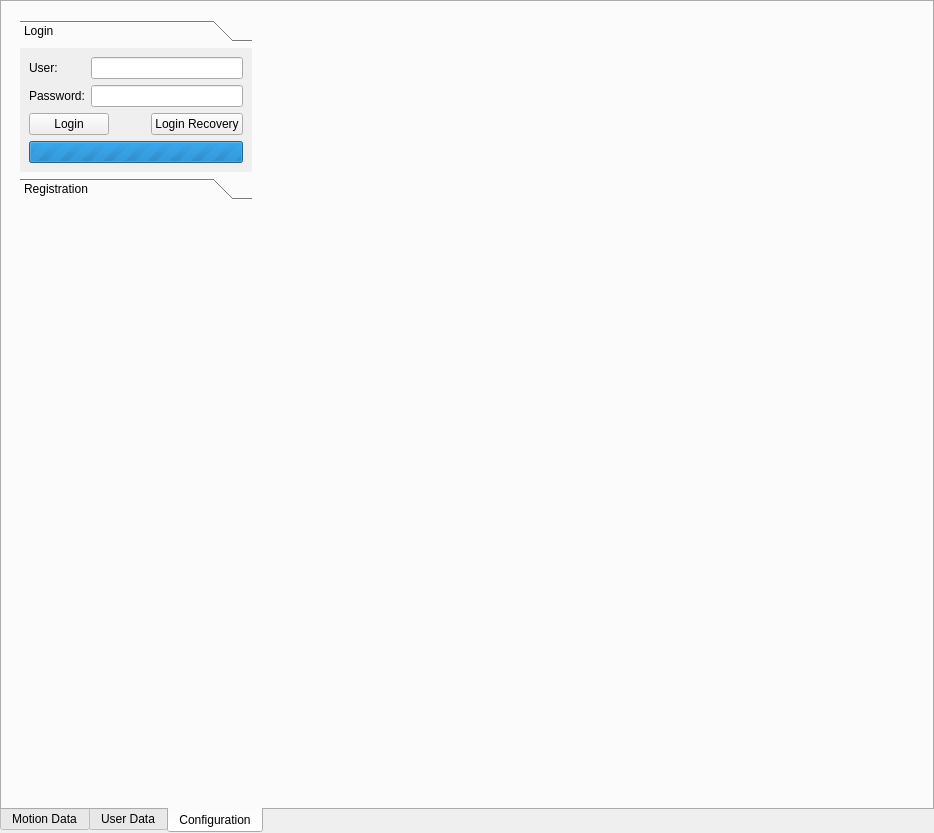
<?xml version="1.0" encoding="UTF-8"?>
<ui version="4.0">
 <class>DataSourceWidget</class>
 <widget class="QTabWidget" name="DataSourceWidget">
  <property name="geometry">
   <rect>
    <x>0</x>
    <y>0</y>
    <width>934</width>
    <height>833</height>
   </rect>
  </property>
  <property name="windowTitle">
   <string>TabWidget</string>
  </property>
  <property name="tabPosition">
   <enum>QTabWidget::South</enum>
  </property>
  <property name="currentIndex">
   <number>2</number>
  </property>
  <widget class="QWidget" name="motionDataTab">
   <attribute name="icon">
    <iconset resource="../../../core/ui/CoreIcons.qrc">
     <normaloff>:/resources/icons/zdalne.png</normaloff>:/resources/icons/zdalne.png</iconset>
   </attribute>
   <attribute name="title">
    <string>Motion Data</string>
   </attribute>
   <layout class="QHBoxLayout" name="horizontalLayout_3">
    <item>
     <widget class="QWidget" name="dataViewWidget" native="true">
      <property name="sizePolicy">
       <sizepolicy hsizetype="Fixed" vsizetype="Preferred">
        <horstretch>0</horstretch>
        <verstretch>0</verstretch>
       </sizepolicy>
      </property>
      <property name="minimumSize">
       <size>
        <width>300</width>
        <height>0</height>
       </size>
      </property>
      <property name="maximumSize">
       <size>
        <width>300</width>
        <height>16777215</height>
       </size>
      </property>
      <layout class="QVBoxLayout" name="verticalLayout_6">
       <item>
        <layout class="QHBoxLayout" name="horizontalLayout_5">
         <property name="sizeConstraint">
          <enum>QLayout::SetFixedSize</enum>
         </property>
         <item>
          <layout class="QFormLayout" name="formLayout_3">
           <item row="0" column="0">
            <widget class="QLabel" name="perspectiveLabel">
             <property name="text">
              <string>Perspective:</string>
             </property>
            </widget>
           </item>
           <item row="0" column="1">
            <widget class="QComboBox" name="perspectiveComboBox"/>
           </item>
           <item row="1" column="0">
            <widget class="QLabel" name="filterLabel">
             <property name="text">
              <string>Filter:</string>
             </property>
            </widget>
           </item>
           <item row="1" column="1">
            <widget class="QComboBox" name="filterComboBox">
             <item>
              <property name="text">
               <string>No filter</string>
              </property>
             </item>
            </widget>
           </item>
          </layout>
         </item>
        </layout>
       </item>
      </layout>
     </widget>
    </item>
    <item>
     <widget class="QWidget" name="patientCardPlaceholerWidget" native="true"/>
    </item>
    <item>
     <spacer name="horizontalSpacer_2">
      <property name="orientation">
       <enum>Qt::Horizontal</enum>
      </property>
      <property name="sizeHint" stdset="0">
       <size>
        <width>40</width>
        <height>20</height>
       </size>
      </property>
     </spacer>
    </item>
   </layout>
  </widget>
  <widget class="QWidget" name="userDataTab">
   <attribute name="icon">
    <iconset resource="Icons.qrc">
     <normaloff>:/resources/icons/osobowe.png</normaloff>:/resources/icons/osobowe.png</iconset>
   </attribute>
   <attribute name="title">
    <string>User Data</string>
   </attribute>
  </widget>
  <widget class="QWidget" name="configTab">
   <attribute name="icon">
    <iconset resource="../../../hmm_view/ui/Icons.qrc">
     <normaloff>:/resources/icons/OperacjeP.png</normaloff>:/resources/icons/OperacjeP.png</iconset>
   </attribute>
   <attribute name="title">
    <string>Configuration</string>
   </attribute>
   <layout class="QHBoxLayout" name="horizontalLayout_4">
    <item>
     <widget class="QWidget" name="configPlaceholderWidget" native="true">
      <property name="sizePolicy">
       <sizepolicy hsizetype="Fixed" vsizetype="Preferred">
        <horstretch>0</horstretch>
        <verstretch>0</verstretch>
       </sizepolicy>
      </property>
      <property name="minimumSize">
       <size>
        <width>250</width>
        <height>0</height>
       </size>
      </property>
      <property name="maximumSize">
       <size>
        <width>250</width>
        <height>16777215</height>
       </size>
      </property>
      <layout class="QVBoxLayout" name="verticalLayout_5">
       <item>
        <widget class="QToolBox" name="toolBox">
         <property name="sizePolicy">
          <sizepolicy hsizetype="Fixed" vsizetype="Fixed">
           <horstretch>0</horstretch>
           <verstretch>0</verstretch>
          </sizepolicy>
         </property>
         <property name="minimumSize">
          <size>
           <width>0</width>
           <height>0</height>
          </size>
         </property>
         <property name="maximumSize">
          <size>
           <width>240</width>
           <height>16777215</height>
          </size>
         </property>
         <property name="currentIndex">
          <number>0</number>
         </property>
         <widget class="QWidget" name="loginPage">
          <property name="geometry">
           <rect>
            <x>0</x>
            <y>0</y>
            <width>232</width>
            <height>132</height>
           </rect>
          </property>
          <attribute name="label">
           <string>Login</string>
          </attribute>
          <layout class="QVBoxLayout" name="verticalLayout_2">
           <property name="sizeConstraint">
            <enum>QLayout::SetDefaultConstraint</enum>
           </property>
           <item>
            <layout class="QVBoxLayout" name="verticalLayout">
             <item>
              <layout class="QFormLayout" name="formLayout">
               <item row="0" column="0">
                <widget class="QLabel" name="userLabel">
                 <property name="sizePolicy">
                  <sizepolicy hsizetype="Preferred" vsizetype="Preferred">
                   <horstretch>0</horstretch>
                   <verstretch>0</verstretch>
                  </sizepolicy>
                 </property>
                 <property name="text">
                  <string>User:</string>
                 </property>
                </widget>
               </item>
               <item row="0" column="1">
                <widget class="QLineEdit" name="userEdit">
                 <property name="sizePolicy">
                  <sizepolicy hsizetype="Expanding" vsizetype="Fixed">
                   <horstretch>0</horstretch>
                   <verstretch>0</verstretch>
                  </sizepolicy>
                 </property>
                </widget>
               </item>
               <item row="1" column="0">
                <widget class="QLabel" name="passwordLabel">
                 <property name="text">
                  <string>Password:</string>
                 </property>
                </widget>
               </item>
               <item row="1" column="1">
                <widget class="QLineEdit" name="passwordEdit">
                 <property name="sizePolicy">
                  <sizepolicy hsizetype="Expanding" vsizetype="Fixed">
                   <horstretch>0</horstretch>
                   <verstretch>0</verstretch>
                  </sizepolicy>
                 </property>
                 <property name="echoMode">
                  <enum>QLineEdit::Password</enum>
                 </property>
                </widget>
               </item>
              </layout>
             </item>
             <item>
              <layout class="QHBoxLayout" name="horizontalLayout">
               <item>
                <widget class="QPushButton" name="loginButton">
                 <property name="sizePolicy">
                  <sizepolicy hsizetype="Fixed" vsizetype="Fixed">
                   <horstretch>0</horstretch>
                   <verstretch>0</verstretch>
                  </sizepolicy>
                 </property>
                 <property name="text">
                  <string>Login</string>
                 </property>
                </widget>
               </item>
               <item>
                <spacer name="horizontalSpacer">
                 <property name="orientation">
                  <enum>Qt::Horizontal</enum>
                 </property>
                 <property name="sizeType">
                  <enum>QSizePolicy::Expanding</enum>
                 </property>
                 <property name="sizeHint" stdset="0">
                  <size>
                   <width>0</width>
                   <height>20</height>
                  </size>
                 </property>
                </spacer>
               </item>
               <item>
                <widget class="QPushButton" name="loginRecoveryButton">
                 <property name="sizePolicy">
                  <sizepolicy hsizetype="Fixed" vsizetype="Fixed">
                   <horstretch>0</horstretch>
                   <verstretch>0</verstretch>
                  </sizepolicy>
                 </property>
                 <property name="text">
                  <string>Login Recovery</string>
                 </property>
                </widget>
               </item>
              </layout>
             </item>
             <item>
              <widget class="QProgressBar" name="loginProgressBar">
               <property name="sizePolicy">
                <sizepolicy hsizetype="Expanding" vsizetype="Fixed">
                 <horstretch>0</horstretch>
                 <verstretch>0</verstretch>
                </sizepolicy>
               </property>
               <property name="maximum">
                <number>0</number>
               </property>
               <property name="value">
                <number>-1</number>
               </property>
               <property name="textVisible">
                <bool>false</bool>
               </property>
               <property name="invertedAppearance">
                <bool>false</bool>
               </property>
              </widget>
             </item>
            </layout>
           </item>
           <item>
            <spacer name="verticalSpacer">
             <property name="orientation">
              <enum>Qt::Vertical</enum>
             </property>
             <property name="sizeType">
              <enum>QSizePolicy::Expanding</enum>
             </property>
             <property name="sizeHint" stdset="0">
              <size>
               <width>20</width>
               <height>0</height>
              </size>
             </property>
            </spacer>
           </item>
          </layout>
         </widget>
         <widget class="QWidget" name="registrationPage">
          <property name="geometry">
           <rect>
            <x>0</x>
            <y>0</y>
            <width>190</width>
            <height>131</height>
           </rect>
          </property>
          <attribute name="label">
           <string>Registration</string>
          </attribute>
          <layout class="QVBoxLayout" name="verticalLayout_4">
           <property name="sizeConstraint">
            <enum>QLayout::SetDefaultConstraint</enum>
           </property>
           <item>
            <layout class="QVBoxLayout" name="verticalLayout_3">
             <item>
              <layout class="QFormLayout" name="formLayout_2">
               <item row="0" column="0">
                <widget class="QLabel" name="nameLabel">
                 <property name="text">
                  <string>Name:</string>
                 </property>
                </widget>
               </item>
               <item row="0" column="1">
                <widget class="QLineEdit" name="nameEdit">
                 <property name="sizePolicy">
                  <sizepolicy hsizetype="Expanding" vsizetype="Fixed">
                   <horstretch>0</horstretch>
                   <verstretch>0</verstretch>
                  </sizepolicy>
                 </property>
                </widget>
               </item>
               <item row="1" column="0">
                <widget class="QLabel" name="surnameLabel">
                 <property name="text">
                  <string>Surname:</string>
                 </property>
                </widget>
               </item>
               <item row="1" column="1">
                <widget class="QLineEdit" name="surnameEdit">
                 <property name="sizePolicy">
                  <sizepolicy hsizetype="Expanding" vsizetype="Fixed">
                   <horstretch>0</horstretch>
                   <verstretch>0</verstretch>
                  </sizepolicy>
                 </property>
                </widget>
               </item>
               <item row="2" column="0">
                <widget class="QLabel" name="emailLabel">
                 <property name="text">
                  <string>E-mail:</string>
                 </property>
                </widget>
               </item>
               <item row="2" column="1">
                <widget class="QLineEdit" name="emailEdit">
                 <property name="sizePolicy">
                  <sizepolicy hsizetype="Expanding" vsizetype="Fixed">
                   <horstretch>0</horstretch>
                   <verstretch>0</verstretch>
                  </sizepolicy>
                 </property>
                </widget>
               </item>
              </layout>
             </item>
             <item>
              <layout class="QHBoxLayout" name="horizontalLayout_2">
               <item>
                <widget class="QPushButton" name="sendRequestButton">
                 <property name="sizePolicy">
                  <sizepolicy hsizetype="Fixed" vsizetype="Fixed">
                   <horstretch>0</horstretch>
                   <verstretch>0</verstretch>
                  </sizepolicy>
                 </property>
                 <property name="text">
                  <string>Send request</string>
                 </property>
                </widget>
               </item>
               <item>
                <widget class="QProgressBar" name="registrationProgressBar">
                 <property name="sizePolicy">
                  <sizepolicy hsizetype="Expanding" vsizetype="Fixed">
                   <horstretch>0</horstretch>
                   <verstretch>0</verstretch>
                  </sizepolicy>
                 </property>
                 <property name="maximum">
                  <number>0</number>
                 </property>
                 <property name="value">
                  <number>-1</number>
                 </property>
                 <property name="textVisible">
                  <bool>false</bool>
                 </property>
                 <property name="invertedAppearance">
                  <bool>false</bool>
                 </property>
                </widget>
               </item>
              </layout>
             </item>
            </layout>
           </item>
           <item>
            <spacer name="verticalSpacer_2">
             <property name="orientation">
              <enum>Qt::Vertical</enum>
             </property>
             <property name="sizeHint" stdset="0">
              <size>
               <width>20</width>
               <height>40</height>
              </size>
             </property>
            </spacer>
           </item>
          </layout>
         </widget>
        </widget>
       </item>
       <item>
        <spacer name="verticalSpacer_3">
         <property name="orientation">
          <enum>Qt::Vertical</enum>
         </property>
         <property name="sizeHint" stdset="0">
          <size>
           <width>20</width>
           <height>40</height>
          </size>
         </property>
        </spacer>
       </item>
      </layout>
     </widget>
    </item>
    <item>
     <widget class="QWidget" name="widget" native="true">
      <property name="sizePolicy">
       <sizepolicy hsizetype="Expanding" vsizetype="Expanding">
        <horstretch>0</horstretch>
        <verstretch>0</verstretch>
       </sizepolicy>
      </property>
     </widget>
    </item>
   </layout>
  </widget>
 </widget>
 <resources>
  <include location="../../../core/ui/CoreIcons.qrc"/>
  <include location="Icons.qrc"/>
  <include location="../../../hmm_view/ui/Icons.qrc"/>
 </resources>
 <connections>
  <connection>
   <sender>loginButton</sender>
   <signal>clicked()</signal>
   <receiver>DataSourceWidget</receiver>
   <slot>onLogin()</slot>
   <hints>
    <hint type="sourcelabel">
     <x>68</x>
     <y>123</y>
    </hint>
    <hint type="destinationlabel">
     <x>466</x>
     <y>416</y>
    </hint>
   </hints>
  </connection>
  <connection>
   <sender>loginRecoveryButton</sender>
   <signal>clicked()</signal>
   <receiver>DataSourceWidget</receiver>
   <slot>onLoginRecovery()</slot>
   <hints>
    <hint type="sourcelabel">
     <x>198</x>
     <y>123</y>
    </hint>
    <hint type="destinationlabel">
     <x>466</x>
     <y>416</y>
    </hint>
   </hints>
  </connection>
  <connection>
   <sender>sendRequestButton</sender>
   <signal>clicked()</signal>
   <receiver>DataSourceWidget</receiver>
   <slot>onRegistration()</slot>
   <hints>
    <hint type="sourcelabel">
     <x>68</x>
     <y>176</y>
    </hint>
    <hint type="destinationlabel">
     <x>466</x>
     <y>416</y>
    </hint>
   </hints>
  </connection>
  <connection>
   <sender>perspectiveComboBox</sender>
   <signal>currentIndexChanged(int)</signal>
   <receiver>DataSourceWidget</receiver>
   <slot>onPerspectiveChange(int)</slot>
   <hints>
    <hint type="sourcelabel">
     <x>122</x>
     <y>31</y>
    </hint>
    <hint type="destinationlabel">
     <x>466</x>
     <y>416</y>
    </hint>
   </hints>
  </connection>
  <connection>
   <sender>filterComboBox</sender>
   <signal>currentIndexChanged(int)</signal>
   <receiver>DataSourceWidget</receiver>
   <slot>onFilterChange(int)</slot>
   <hints>
    <hint type="sourcelabel">
     <x>122</x>
     <y>57</y>
    </hint>
    <hint type="destinationlabel">
     <x>466</x>
     <y>416</y>
    </hint>
   </hints>
  </connection>
 </connections>
 <slots>
  <slot>onLogin()</slot>
  <slot>onLoginRecovery()</slot>
  <slot>onRegistration()</slot>
  <slot>onFilterChange(int)</slot>
  <slot>onPerspectiveChange(int)</slot>
  <slot>onFilterAdd()</slot>
  <slot>onFilterRemove()</slot>
  <slot>onFilterEdit()</slot>
  <slot>perspectiveContextMenu(QPoint)</slot>
 </slots>
</ui>
